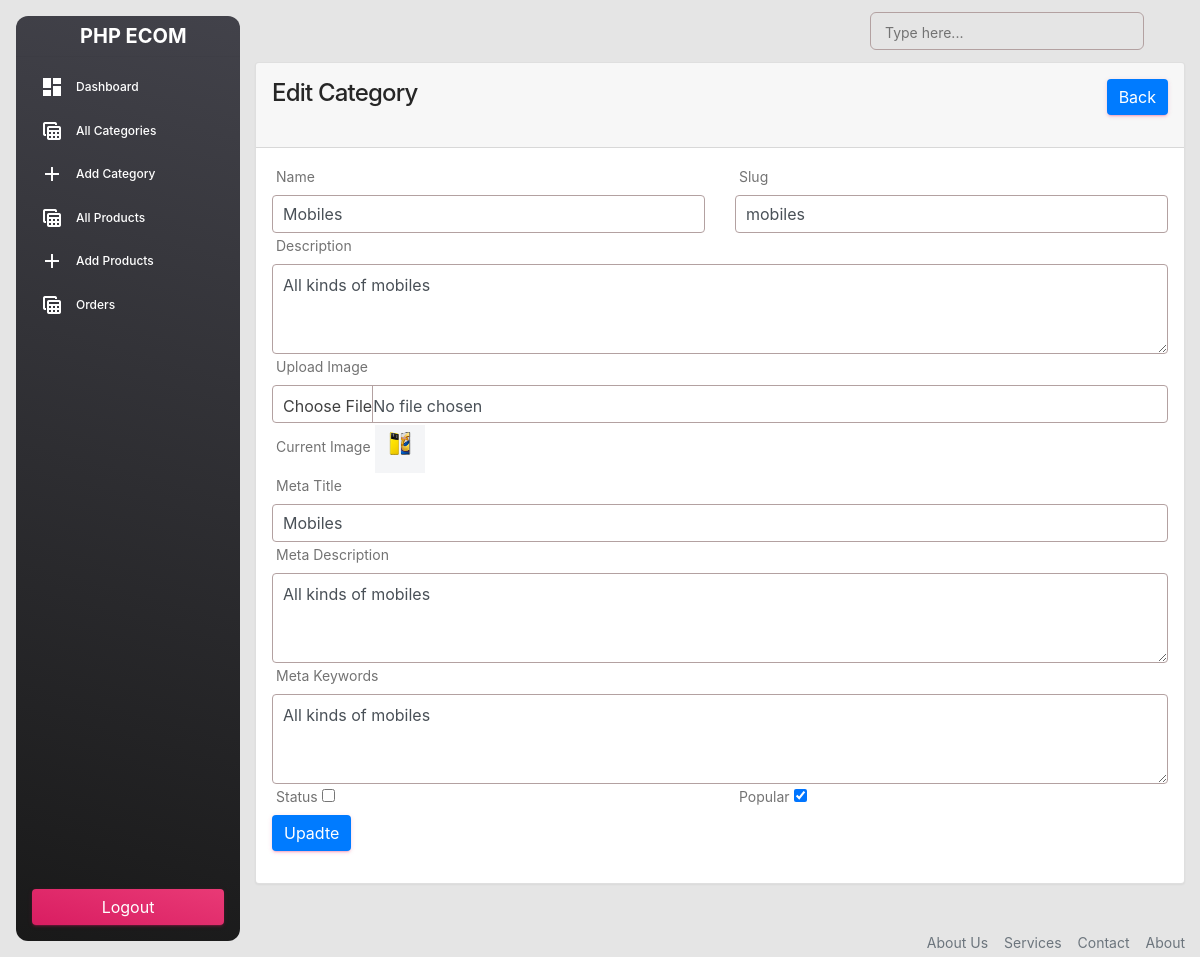
/admin/edit-category.php?id=3 (signed in), run on the app's committed database.
### tables this page shows
CREATE TABLE `categories` (
  `id` int(11) NOT NULL,
  `name` varchar(191) NOT NULL,
  `slug` varchar(191) NOT NULL,
  `description` mediumtext DEFAULT NULL,
  `status` tinyint(4) NOT NULL DEFAULT 0,
  `popular` tinyint(4) NOT NULL DEFAULT 0,
  `image` varchar(191) NOT NULL,
  `meta_title` varchar(191) NOT NULL,
  `meta_description` mediumtext NOT NULL,
  `meta_keywords` mediumtext NOT NULL,
  `created_at` timestamp NOT NULL DEFAULT current_timestamp()
);

### functions/myfunctions.php (called while the page is built, shortened)
<?php
include('../config/dbcon.php');
function getByID($table, $id)
{
    global $con;
    $query = "SELECT * FROM $table WHERE id='$id' ";
    return $query_run = mysqli_query($con, $query);
}
?>

### admin/edit-category.php (the view, shortened to what this page needs)
<?php include('includes/header.php');
?>
<div class="container">
    <div class="row">
        <div class="col-md-12">
            <?php
            if(isset($_GET['id']))
            {
                $id = $_GET['id'];
                $category = getByID("categories", $id);
                if(mysqli_num_rows($category) > 0)
                {
                    $data = mysqli_fetch_array($category);
                    ?>
                        <div class="card">
                            <div class="card-header">
                                <h4>Edit Category
                                    <a href="category.php" class="btn btn-primary float-end">Back</a>
                                </h4>
                            </div>
                            <div class="card-body">
                                <form action="code.php" method="POST" enctype="multipart/form-data">
                                    <div class="row">
                                        <div class="col-md-6">
                                            <label for="">Name</label>
                                            <input type="text" class="form-control" placeholder="Enter Category Name" name="name" value="<?= $data['name']?>">
                                        </div>
                                        <div class="col-md-6">
                                            <label for="">Slug</label>
                                            <input type="text" class="form-control" placeholder="Enter Slug" name="slug" value="<?= $data['slug']?>">
                                        </div>
                                        <div class="col-md-12">
                                            <label for="">Description</label>
                                            <textarea rows="3" class="form-control" placeholder="Enter Description" name="description"><?= $data['description']?></textarea>
                                        </div>
                                        <div class="col-md-12">
                                            <label for="">Upload Image</label>
                                            <input type="file" class="form-control" name="image">
                                            <label for="">Current Image</label>
                                            <img src="../uploads/<?= $data['image']?>" height="50px" width="50px" alt="" style="padding-top:2px";>
                                        </div>
                                        <div class="col-md-12">
                                            <label for="">Meta Title</label>
                                            <input type="text" class="form-control" placeholder="Enter meta title" name="meta_title" value="<?= $data['meta_title']?>">
                                        </div>
                                        <div class="col-md-12">
                                            <label for="">Meta Description</label>
                                            <textarea rows="3" class="form-control" placeholder="Enter meta description" name="meta_description"><?= $data['meta_description']?></textarea>
                                        </div>
                                        <div class="col-md-12">
                                            <label for="">Meta Keywords</label>
                                            <textarea rows="3" class="form-control" placeholder="Enter meta keywords" name="meta_keywords"><?= $data['meta_keywords']?></textarea>
                                        </div>
                                        <div class="col-md-6">
                                            <label for="">Status</label>
                                            <input type="checkbox" name="status" <?= $data['status'] ? "checked":"" ?>>
                                        </div>
                                        <div class="col-md-6">
                                            <label for="">Popular</label>
                                            <input type="checkbox" name="popular" <?= $data['popular'] ? "checked":"" ?>>
                                        </div>
                                        <div class="col-md-12">
                                            <button class="btn btn-primary" type="submit" name="update_category_btn">Upadte</button>
                                        </div>
                                    </div>
                                </form>
                            </div>
                        </div>
                    <?php
                }
                else
                {
                    echo "Category Not Found";
                }
            }
            else
            {
                echo "ID missing from url";
            }
                ?>
        </div>
    </div>
</div>
<?php include('includes/footer.php'); ?>

### admin/includes/header.php (style rules this page uses)
.form-control { border: 1px solid #b3a1a1 !important; padding:8px 10px; }

### data on the page
categories: name "Mobiles", slug "mobiles", description "All kinds of mobiles", image (picture), meta_title "Mobiles", meta_description "All kinds of mobiles", meta_keywords "All kinds of mobiles", popular "☑"
